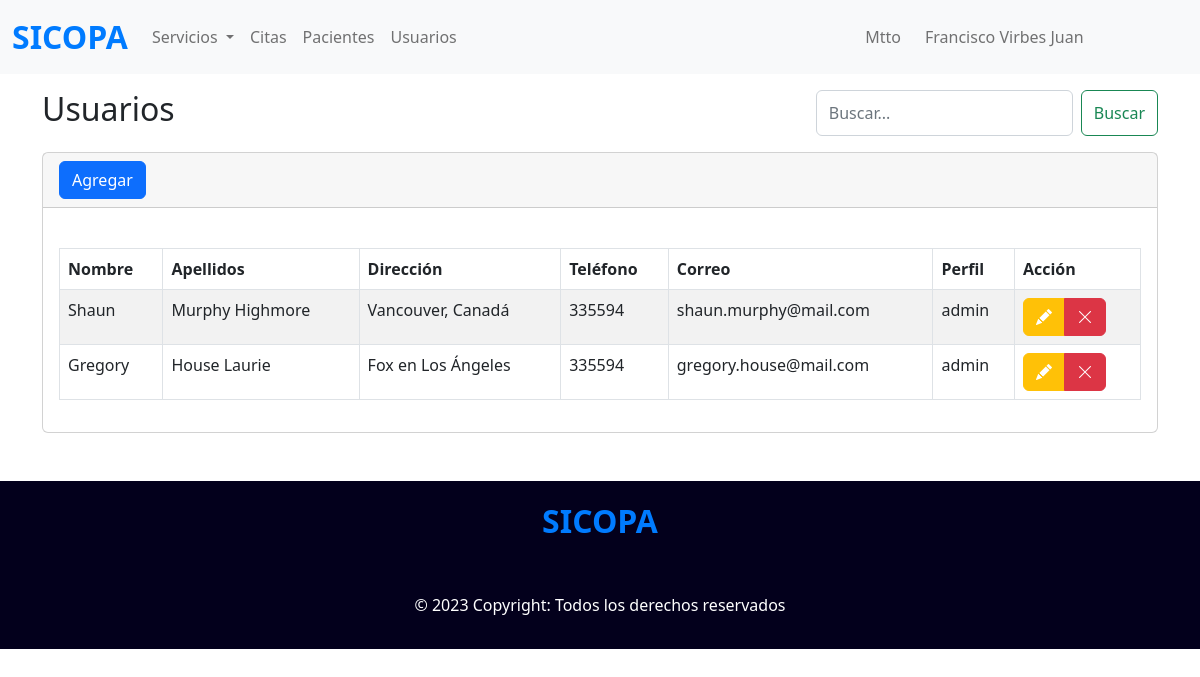
The page /usuarios (signed in) on the database its author committed.
### tables this page shows
CREATE TABLE doctor (
	id_doctor INT PRIMARY KEY AUTO_INCREMENT NOT NULL,
    cedula VARCHAR(50) NOT NULL,
    nombre VARCHAR(30) NOT NULL,
    apellidos VARCHAR(50) NOT NULL,
    direccion VARCHAR(50) NOT NULL,
    telefono VARCHAR(30) NOT NULL,
    email VARCHAR(50),
    password VARCHAR(120),
    perfil VARCHAR(20),
    fecha_registro TIMESTAMP DEFAULT CURRENT_TIMESTAMP
);

### index.php (called while the page is built, shortened)
<?php
require_once 'controllers/users.controller.php';
require_once 'models/login.model.php';
include 'views/templates/layout.php';

### models/connection.php (called while the page is built)
<?php
class Conexion {
    static public function conectar() {
        $link = new PDO('mysql:host=localhost;dbname=sicopa', 'root', '');
        $link -> exec('set names utf8');
        return $link;
    }
}

### models/login.model.php (called while the page is built, shortened)
<?php
require_once 'connection.php';
class LoginModel {
    public static function getUsers() {
        $sql = 'SELECT * FROM doctor WHERE id_doctor NOT IN (1)';
        $stmt = Conexion::conectar() -> prepare($sql);
        $stmt -> execute();
        return $stmt -> fetchAll();
    }
}

### controllers/users.controller.php (called while the page is built, shortened)
<?php
class UsersController {
    public static function getUsers() {
        return LoginModel::getUsers();
    }
}

### views/modules/usuarios.php (the view, shortened to what this page needs)
<section class="container">
    <div class="mt-3 buscador">
        <h2>Usuarios</h2>
        <form class="d-flex">
            <input class="form-control me-2" type="search" placeholder="Buscar..." aria-label="Search">
            <button class="btn btn-outline-success" type="submit">Buscar</button>
        </form>
    </div>
    <div class="mt-3 card">
        <div class="card-header">
            <button type="button" class="btn btn-primary" data-bs-toggle="modal" data-bs-target="#exampleModal">
                Agregar
            </button>
        </div>
        <div class="card-body">
            <div class="table-responsive">
                <table class="table table-bordered table-striped dt-responsive tablaCategorias mt-4" width="100%" id="table">
                    <thead>
                        <tr>
                            <th>Nombre</th>
                            <th>Apellidos</th>
                            <th>Dirección</th>
                            <th>Teléfono</th>
                            <th>Correo</th>
                            <th>Perfil</th>
                            <th>Acción</th>
                        </tr>
                    </thead>
                    <tbody>
                        <?php
                        $users = UsersController::getUsers();
                        foreach ($users as $key => $user) {
                            echo "
                                <tr>
                                    <td>{$user['nombre']}</td>
                                    <td>{$user['apellidos']}</td>
                                    <td>{$user['direccion']}</td>
                                    <td>{$user['telefono']}</td>
                                    <td>{$user['email']}</td>
                                    <td>{$user['perfil']}</td>
                                    <td>
                                        <div class='btn-group' role='group' aria-label='Basic mixed styles example'>
                                            <button type='button' class='btn btn-warning'><i class='bi bi-pencil-fill text-white'></i></button>
                                            <button type='button' class='btn btn-danger'><i class='bi bi-x-lg'></i></button>
                                        </div>
                                    </td>
                                </tr>
                            ";
                        }
                        ?>
                    </tbody>
                </table>
            </div>
        </div>
    </div>
</section>

### views/css/estilos.css (style rules this page uses)
@media (min-width: 768px) { .buscador { display: flex; justify-content: space-between; } }

### rows shown on the page
doctor: nombre "Shaun", apellidos "Murphy Highmore", direccion "Vancouver, Canadá", telefono "335594", email "shaun.murphy@mail.com", perfil "admin"
doctor: nombre "Gregory", apellidos "House Laurie", direccion "Fox en Los Ángeles", telefono "335594", email "gregory.house@mail.com", perfil "admin"

### other values the page prints
$_SESSION["nombre"] "Francisco"
$_SESSION["apellidos"] "Virbes Juan"
